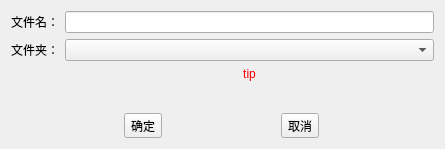
<?xml version="1.0" encoding="UTF-8"?>
<ui version="4.0">
 <class>NewFileDialog</class>
 <widget class="QDialog" name="NewFileDialog">
  <property name="geometry">
   <rect>
    <x>0</x>
    <y>0</y>
    <width>445</width>
    <height>149</height>
   </rect>
  </property>
  <property name="windowTitle">
   <string>Dialog</string>
  </property>
  <layout class="QVBoxLayout" name="verticalLayout">
   <item>
    <layout class="QGridLayout" name="gridLayout">
     <item row="0" column="0">
      <widget class="QLabel" name="label">
       <property name="text">
        <string>文件名：</string>
       </property>
      </widget>
     </item>
     <item row="0" column="1">
      <widget class="QLineEdit" name="lineEdit"/>
     </item>
     <item row="1" column="0">
      <widget class="QLabel" name="label_2">
       <property name="text">
        <string>文件夹：</string>
       </property>
      </widget>
     </item>
     <item row="1" column="1">
      <widget class="QComboBox" name="comboBox"/>
     </item>
     <item row="2" column="1">
      <widget class="QLabel" name="label_tip">
       <property name="styleSheet">
        <string notr="true">color: rgb(255, 0, 0);</string>
       </property>
       <property name="text">
        <string>tip</string>
       </property>
       <property name="alignment">
        <set>Qt::AlignCenter</set>
       </property>
      </widget>
     </item>
    </layout>
   </item>
   <item>
    <spacer name="verticalSpacer">
     <property name="orientation">
      <enum>Qt::Vertical</enum>
     </property>
     <property name="sizeHint" stdset="0">
      <size>
       <width>20</width>
       <height>23</height>
      </size>
     </property>
    </spacer>
   </item>
   <item>
    <layout class="QHBoxLayout" name="horizontalLayout">
     <item>
      <widget class="QToolButton" name="okBtn">
       <property name="text">
        <string>确定</string>
       </property>
      </widget>
     </item>
     <item>
      <widget class="QToolButton" name="cancelBtn">
       <property name="text">
        <string>取消</string>
       </property>
      </widget>
     </item>
    </layout>
   </item>
  </layout>
 </widget>
 <resources/>
 <connections/>
</ui>
